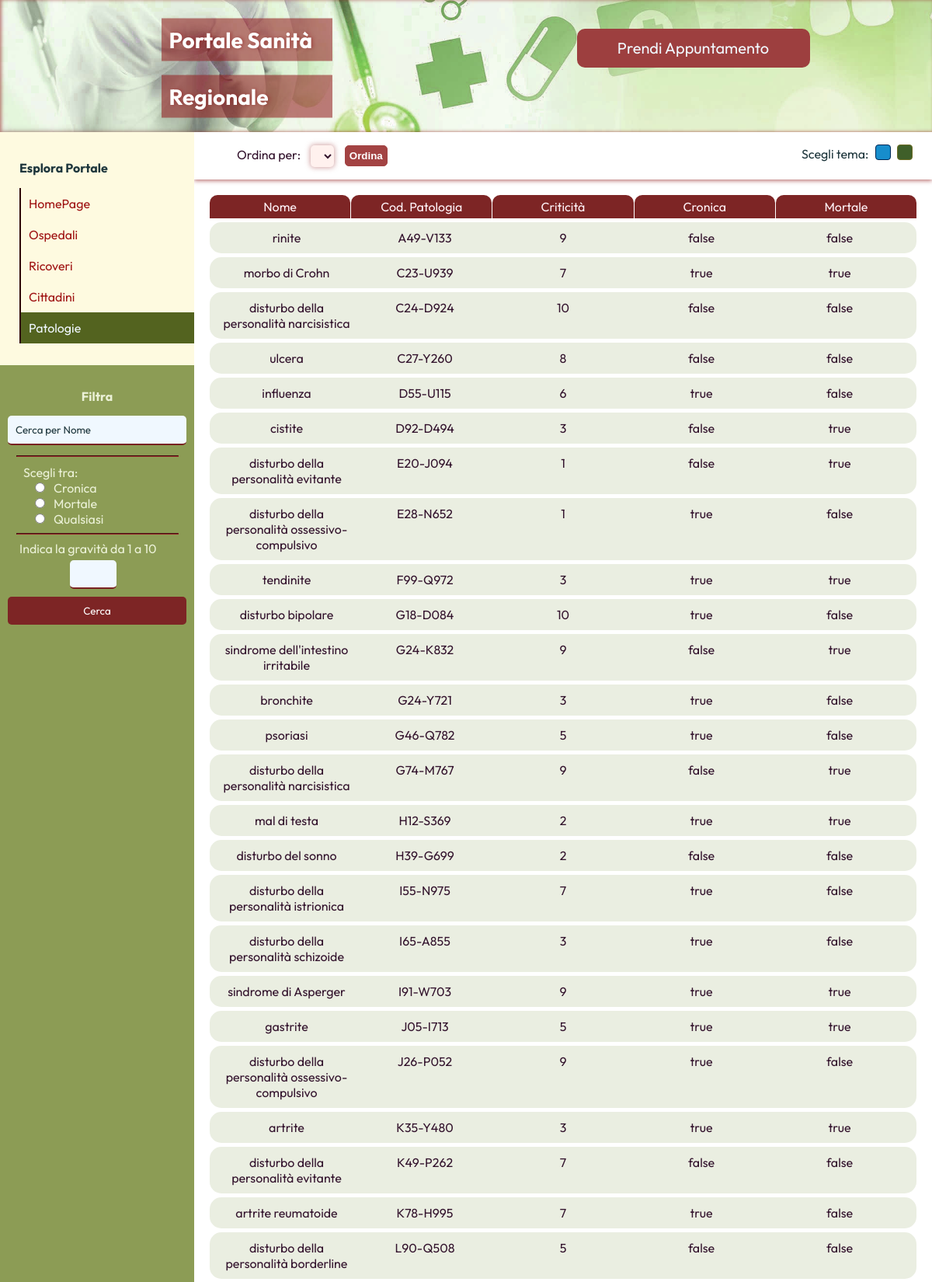
/pages/patologia.php (upper part), run on the app's committed database.
### tables this page shows
CREATE TABLE PATOLOGIA (
    CODpatologia VARCHAR(10) PRIMARY KEY,
    NOMEpatologia VARCHAR(50),
    CRITICITApatologia INT
);

### php/functions.php (the view, shortened to what this page needs)
<?php
function buildShowPatologieSqlQuery($NOMEpatologia, $CODpatologia, $gravita, $OPT, $order) {
    $sql = "SELECT P.CODpatologia, P.NOMEpatologia, P.CRITICITApatologia, PC.CRONICA, PM.MORTALE
            FROM PATOLOGIA AS P
            LEFT JOIN PATOLOGIACRONICA AS PC ON P.CODpatologia=PC.CODpatologia
            LEFT JOIN PATOLOGIAMORTALE AS PM ON P.CODpatologia=PM.CODpatologia";
    if ($OPT == "opzione1") {
        $sql .= " WHERE CRONICA = 'true'";
    } else if ($OPT == "opzione2") {
        $sql .= " WHERE MORTALE = 'true'";
    } else if (empty($OPT) || $OPT == "opzione3") {
        $sql .= " WHERE MORTALE IN (0, 1)";
    }
    return $sql;
}
    ?>
    <?php
function displayPatologiaRecord($riga) {
    ?>
    <div class="records-patologia">
        <div><?php echo htmlspecialchars($riga["NOMEpatologia"]); ?></div>
        <div><?php echo htmlspecialchars($riga["CODpatologia"]); ?></div>
        <div><?php echo htmlspecialchars($riga["CRITICITApatologia"]); ?></div>
        <div><?php echo htmlspecialchars($riga["CRONICA"]); ?></div>
        <div><?php echo htmlspecialchars($riga["MORTALE"]); ?></div>
    </div>
    <?php
}
    ?>

### php/ResultPatologia.php (shortened to what this page needs)
<?php
include '../php/functions.php';
$conn = connectDb();
$NOMEpatologia = $_SESSION['nome'] ?? '';
$CODpatologia = $_SESSION['codice'] ?? '';
$gravita = $_SESSION['gravita'] ?? '';
$OPT = $_SESSION['opt'] ?? '';
$order = $_SESSION['order'] ?? '';
$sql = buildShowPatologieSqlQuery($NOMEpatologia, $CODpatologia, $gravita, $OPT, $order);
$result = $conn->query($sql);
if ($result->num_rows > 0) {
    foreach($result as $riga) {
        if($riga["CRONICA"] == 1) $riga["CRONICA"] = "true";
        if($riga["CRONICA"] == 0) $riga["CRONICA"] = "false";
        if($riga["MORTALE"] == 1) $riga["MORTALE"] = "true";
        if($riga["MORTALE"] == 0) $riga["MORTALE"] = "false";
        displayPatologiaRecord($riga);
    }
} else {
    displayNoResults();
}
?>

### css/header.css (style rules this page uses)
header { background-image: url("../img/headerBackground.jpg"); background-color: rgb(109, 109, 36); background-size: cover; background-position: center; margin: 0px !important; display: grid; grid-template-columns: auto auto; box-shadow: 2px 0px 4px #95272798 inset; }
body { margin:0px !important; }
h1 { text-shadow: 2px 0px 4px #95272798; color:aliceblue; margin-left:50px; font-size: 28px; font-family: "Outfit", sans-serif; font-optical-sizing: auto; font-weight: bold; font-style: normal; }
#first,#second { width:200px; position: relative; top: 30px; transform: translateY(-50%); background-color: #95272798; padding: 10px; color: white; font-weight: bold; font-size: 28px; font-family: "Outfit", sans-serif; text-shadow: 2px 0px 4px #95272798; }
#MakeAnAppointment { height: 50px; width: 300px; margin-top: 35px; border-radius:10px; background-color: #9d3f3f; font-family: "Outfit", sans-serif;; padding:10px; border:none; font-size:20px; transition: 0.5s; }
@media screen and (min-width: 700px) { header { height: 170px; grid-template-columns: auto auto; justify-content: space-around; align-content: space-around; } }
.header-link, .header-link:visited { color:aliceblue; text-decoration: none; }

### css/navbar.css (style rules this page uses)
.sidebar { height: 280px; width: 250px; position: relative; left: 0; background-color: #fefae0; padding-top: 20px; }
.sidebar a { margin-left: 25px; font-family: "Outfit", sans-serif; padding: 10px; text-decoration: none; color:#9f1313; display: block; transition: 0.5s; border-left: 2px solid #2f0808; }
.active { background-color: #53631f; color:aliceblue !important ; }
#navbar-text { font-family: "Outfit", sans-serif; font-weight: bolder; padding-left: 25px; color:#1f373d }

### css/filtroRicerca.css (style rules this page uses)
.title-search-container { font-weight: bolder; margin: 10px 20px; font-family: "Outfit", sans-serif; text-align: center; }
#container-radio { margin-top: 10px; }
.search-container { width: 230px; padding: 10px; padding-top: 20px; background-color:#8c9c55; color: #ebf1d7; height: auto; }
::placeholder { color: #1f373d; font-family: "Outfit", sans-serif; }
hr { width: 90%; border-color: #952727; }
.search-container input[type=text], .search-container input[type=date], .search-container input[type=number] { width: 210px; padding: 10px; margin: 5px 0; border: none; background-color: aliceblue; font-family: "Outfit", sans-serif; border:none; border-bottom: 2px solid #792222; color: #1f373d; outline: none; border-radius: 5px; }
.search-container input[type=number] { width:40px; height: 15px; margin-left: 5px; margin-right: 5px; }
.search-container input[type=text]::after { border-bottom: 2px solid #ff0000 }
.search-container input[type=submit] { font-family: "Outfit", sans-serif; width: 100%; padding: 10px; margin: 5px 0; border: none; background-color: #7d2525; color: white; cursor: pointer; transition: 0.3s; border-radius: 5px; }
.search-container input[type=radio] { margin-left: 35px; accent-color: #b32828; }
.search-container input[type=radio]::before { background-color: #b32828 !important; }
#gravity { margin-left: 80px; color: #1f373d; font-family: "Outfit", sans-serif; text-align: center; }
#gravity-label { font-family: "Outfit", sans-serif; margin-left: 15px; color: #ebf1d7; }
#label-radio-general { margin: 0 120px 0 20px; font-family: "Outfit", sans-serif; }
.label-radio { font-family: "Outfit", sans-serif; color: #ebf1d7; margin-left: 4px; }

### css/general.css (style rules this page uses)
body { display: flex; flex-direction: column; min-height: 100vh; margin: 0; }

### css/results.css (style rules this page uses)
.displayer-results { width: 100%; }
.titles-results-patologia { width: 100%; margin-bottom: 5px; display: grid; grid-template-columns: minmax(30px,1fr) minmax(30px,1fr) minmax(30px,1fr) minmax(30px,1fr) minmax(30px,1fr); align-content: center; grid-gap:1px; justify-content: normal; }
.titles-elements-patologia { padding-top: 5px; padding-bottom: 5px; text-align: center; border-radius: 10px 10px 0px 0px; background-color: #7d2525; width: 100%; color: rgb(255 242 247) !important; }
.records-patologia { padding:10px; border-radius: 15px; margin-bottom:5px; background-color: #8b9c552d; text-align: center; padding-left:10px; display: grid; grid-template-columns: minmax(30px,1fr) minmax(30px,1fr) minmax(30px,1fr) minmax(30px,1fr) minmax(30px,1fr); align-content: center; justify-content: normal; }
::placeholder { color:#1f373d; font-family: "Outfit", sans-serif; }

### data on the page
patologia: NOMEpatologia "rinite", CODpatologia "A49-V133", CRITICITApatologia "9", CRONICA "false", MORTALE "false"
patologia: NOMEpatologia "morbo di Crohn", CODpatologia "C23-U939", CRITICITApatologia "7", CRONICA "true", MORTALE "true"
patologia: NOMEpatologia "disturbo della personalità narcisistica", CODpatologia "C24-D924", CRITICITApatologia "10", CRONICA "false", MORTALE "false"
patologia: NOMEpatologia "ulcera", CODpatologia "C27-Y260", CRITICITApatologia "8", CRONICA "false", MORTALE "false"
patologia: NOMEpatologia "influenza", CODpatologia "D55-U115", CRITICITApatologia "6", CRONICA "true", MORTALE "false"
patologia: NOMEpatologia "cistite", CODpatologia "D92-D494", CRITICITApatologia "3", CRONICA "false", MORTALE "true"
patologia: NOMEpatologia "disturbo della personalità evitante", CODpatologia "E20-J094", CRITICITApatologia "1", CRONICA "false", MORTALE "true"
patologia: NOMEpatologia "disturbo della personalità ossessivo-compulsivo", CODpatologia "E28-N652", CRITICITApatologia "1", CRONICA "true", MORTALE "false"
patologia: NOMEpatologia "tendinite", CODpatologia "F99-Q972", CRITICITApatologia "3", CRONICA "true", MORTALE "true"
patologia: NOMEpatologia "disturbo bipolare", CODpatologia "G18-D084", CRITICITApatologia "10", CRONICA "true", MORTALE "false"
patologia: NOMEpatologia "sindrome dell'intestino irritabile", CODpatologia "G24-K832", CRITICITApatologia "9", CRONICA "false", MORTALE "true"
patologia: NOMEpatologia "bronchite", CODpatologia "G24-Y721", CRITICITApatologia "3", CRONICA "true", MORTALE "false"
patologia: NOMEpatologia "psoriasi", CODpatologia "G46-Q782", CRITICITApatologia "5", CRONICA "true", MORTALE "false"
patologia: NOMEpatologia "disturbo della personalità narcisistica", CODpatologia "G74-M767", CRITICITApatologia "9", CRONICA "false", MORTALE "true"
patologia: NOMEpatologia "mal di testa", CODpatologia "H12-S369", CRITICITApatologia "2", CRONICA "true", MORTALE "true"
patologia: NOMEpatologia "disturbo del sonno", CODpatologia "H39-G699", CRITICITApatologia "2", CRONICA "false", MORTALE "false"
patologia: NOMEpatologia "disturbo della personalità istrionica", CODpatologia "I55-N975", CRITICITApatologia "7", CRONICA "true", MORTALE "false"
patologia: NOMEpatologia "disturbo della personalità schizoide", CODpatologia "I65-A855", CRITICITApatologia "3", CRONICA "true", MORTALE "false"
patologia: NOMEpatologia "sindrome di Asperger", CODpatologia "I91-W703", CRITICITApatologia "9", CRONICA "true", MORTALE "true"
patologia: NOMEpatologia "gastrite", CODpatologia "J05-I713", CRITICITApatologia "5", CRONICA "true", MORTALE "true"
patologia: NOMEpatologia "disturbo della personalità ossessivo-compulsivo", CODpatologia "J26-P052", CRITICITApatologia "9", CRONICA "true", MORTALE "false"
patologia: NOMEpatologia "artrite", CODpatologia "K35-Y480", CRITICITApatologia "3", CRONICA "true", MORTALE "true"
patologia: NOMEpatologia "disturbo della personalità evitante", CODpatologia "K49-P262", CRITICITApatologia "7", CRONICA "false", MORTALE "false"
patologia: NOMEpatologia "artrite reumatoide", CODpatologia "K78-H995", CRITICITApatologia "7", CRONICA "true", MORTALE "false"
patologia: NOMEpatologia "disturbo della personalità borderline", CODpatologia "L90-Q508", CRITICITApatologia "5", CRONICA "false", MORTALE "false"
